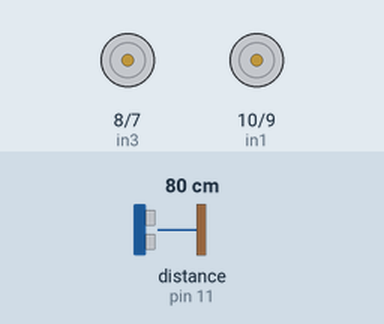
Recording of a sketch running on a simulated Arduino Uno, built with avr-gcc and run on an emulated ATmega328P. Shown: motor-driver pin pairs drawn as motors (green arrow = first pin HIGH = forward, orange = second pin HIGH = backward, longer = more drive). Wiring (inferred from the names in the program): ultrasonic range finder: trigger pin 12; echo pin 11. Inputs (shaded band) come from the test bench; at power-on: distance to the obstacle (sensor on pin 11) 80 cm. The echo pulse lasts 58.3 µs per cm; what the sketch prints to the serial monitor is not drawn.

Above: at 0.5 s.
At 1.5 s:
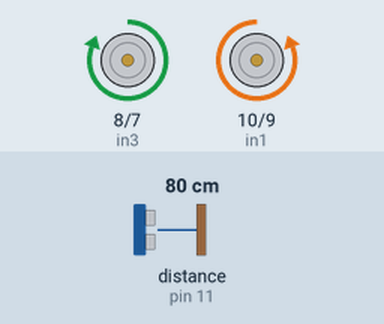
At 3.5 s:
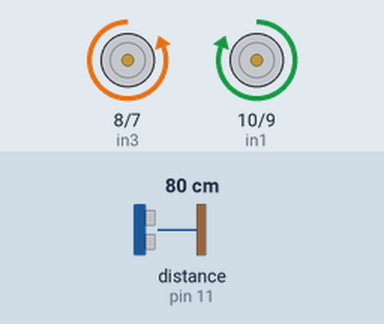
Timing chart, 0 to 6.5 s (numbered marks = the images above):
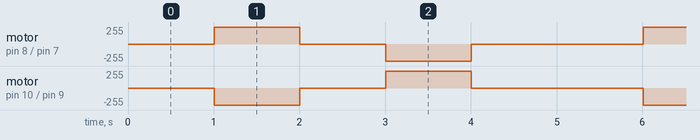

Measured:
- by itself, motor on pin 8 (in3) / pin 7 (in4): repeats every 5.0 s: stopped 1.0 s, backward 255/255 1.0 s, stopped 2.0 s, forward 255/255 1.0 s
- by itself, motor on pin 10 (in1) / pin 9 (in2): repeats every 5.0 s: stopped 1.0 s, forward 255/255 1.0 s, stopped 2.0 s, backward 255/255 1.0 s

The sketch:

pruebauno_14-02-2024.ino
```cpp
const int TriggerP = 12; //Trigger
const int EchoP = 11;   // Echo

int in1 = 10;  // Pin que controla el sentido de giro Motor A
int in2 = 9;  // Pin que controla el sentido de giro Motor A
//int EnA = 6;
int in3= 8;  // Pin que controla el sentido de giro Motor A
int in4 = 7;

int tiempoEspera = 1000 ;
int cm = 0 ;
/* ************************************************* **
* Avanzar
************************************************** * */
void  Avanzar () {

  digitalWrite(in1, LOW); // A
  digitalWrite(in2, HIGH);
  digitalWrite(in3, HIGH);  //B
  digitalWrite(in4, LOW);

  delay(tiempoEspera);

}

void  Detener () {

  digitalWrite(in1, LOW); // A
  digitalWrite(in2, LOW);
  digitalWrite(in3, LOW);  //B
  digitalWrite(in4, LOW);

  delay(tiempoEspera);

}
void  Retroceder () {

  digitalWrite(in1, HIGH); // A
  digitalWrite(in2, LOW);
  digitalWrite(in3, LOW);  //B
  digitalWrite(in4, HIGH);

  delay(tiempoEspera);

}
void setup ()

{
  Serial.begin(9600);
  pinMode(TriggerP, OUTPUT);
  pinMode(EchoP, INPUT);

  pinMode(in1, OUTPUT);    // Configura  los pines como salida
  pinMode(in2, OUTPUT);
  //pinMode(EnA, OUTPUT);
  pinMode(in3, OUTPUT);    // Configura  los pines como salida
  pinMode(in4, OUTPUT);
}
void loop()
{

  cm = ping(TriggerP, EchoP);
  Serial.print("Distancia medida: ");
  Serial.println(cm);
  delay(1000);

  Avanzar ();
  Detener ();
  Retroceder ();
  Detener ();

}
//Cálculo para la distancia
int ping(int TriggerPin, int EchoPin) {
   long duration, distanceCm;

   digitalWrite(TriggerPin, LOW);  //para generar un pulso limpio ponemos a LOW 4us
   delayMicroseconds(4);
   digitalWrite(TriggerPin, HIGH);  //generamos Trigger (disparo) de 10us
   delayMicroseconds(10);
   digitalWrite(TriggerPin, LOW);

   duration = pulseIn(EchoPin, HIGH);  //medimos el tiempo entre pulsos, en microsegundos

   distanceCm = duration * 10 / 292/ 2;   //convertimos a distancia, en cm
   return distanceCm;
}
```
